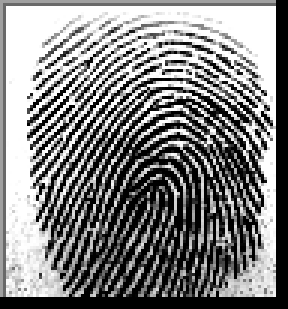
#> input picture Real/100__M_Left_index_finger.BMP, 96 x 103 px (shown 3 times larger)
$ python -i evaluation.py   (imports and definitions only)
#> lines starting #> are read from the running program, lines starting #| are printed output that depends on the picture; after the words box and inside, x2 and y2 are one past the last pixel; in counts of white or black regions, pixels touching at a corner belong together
#> further down, picture is the input picture: shape (103, 96); min 0, max 255, mean 130
"""
evaluation.py
-------------
Benchmarking utilities that work directly on user-uploaded fingerprint
images — no hardcoded/synthetic test pattern, and no synthetic degradation
step, involved.

Methodology
-----------
Real fingerprint images (from a phone photo, a scanner, a public dataset,
etc.) never come with pixel-level ridge/valley ground truth, so a Confusion
Matrix or Accuracy/Precision/Recall/F1 can't be computed against them
directly. To still get rigorous, quantitative metrics FROM the user's own
image, this module derives its reference standard straight from the upload:

- A pseudo ground-truth ridge/valley mask is derived directly from the
  uploaded image using a binarisation pipeline that is NOT one of the four
  candidate algorithms (CLAHE + adaptive thresholding), so no algorithm is
  unfairly favoured.
- Every candidate algorithm enhances the SAME uploaded image as-is — this
  tests each algorithm standalone, on real data, with no synthetic
  re-degradation step in between.
- Each algorithm's output is scored against that pseudo ground truth
  (Confusion Matrix / Accuracy / Precision / Recall / F1), plus a
  no-reference Ridge Clarity Score (there is no separate clean reference to
  compute PSNR/SSIM against, since nothing here is synthetically degraded).
"""

import numpy as np
import cv2

from algorithms import normalize_image, block_orientation


def derive_pseudo_ground_truth_mask(img):
    """
    Neutral ridge/valley binarisation used as a stand-in reference standard.
    Deliberately independent of all four candidate algorithms (uses CLAHE +
    adaptive thresholding, not orientation/Gabor/STFT/structure-tensor) so
    that deriving the "ground truth" doesn't secretly favour any of them.
    """
    img_u8 = img.astype(np.uint8)
    clahe = cv2.createCLAHE(clipLimit=2.0, tileGridSize=(8, 8))
    contrast = clahe.apply(img_u8)
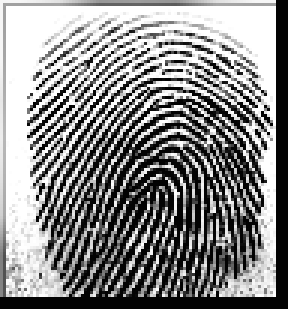
#> contrast: shape (103, 96) (shown 3 times larger); min 3, max 255, mean 138.1
    blurred = cv2.GaussianBlur(contrast, (5, 5), 0)
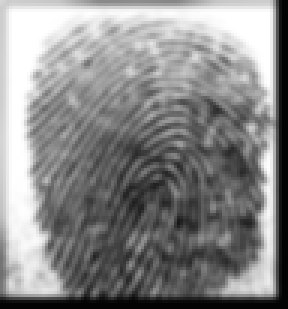
#> blurred: shape (103, 96) (shown 3 times larger); min 3, max 255, mean 137.8
    mask = cv2.adaptiveThreshold(
        blurred, 255, cv2.ADAPTIVE_THRESH_GAUSSIAN_C, cv2.THRESH_BINARY,
        blockSize=25, C=6,
    )
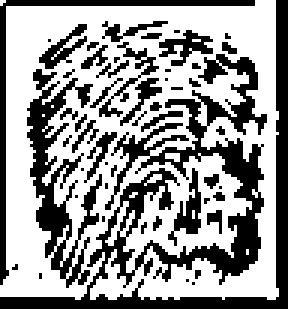
#> mask: shape (103, 96) (shown 3 times larger); 59.4% white; 52 black regions (37 under 20 px), largest, box (x1, y1, x2, y2) and area: (0, 0, 96, 103) 2156, (9, 23, 34, 96) 642, (0, 0, 85, 95) 353
    return (mask > 0).astype(np.uint8)


def ridge_clarity_score(img):
    """
    No-reference clarity score: the mean local ridge-orientation coherence,
    in [0,1]. Higher = more consistent, well-defined ridge flow. This is the
    sole image-quality signal reported, since every algorithm is benchmarked
    standalone on the uploaded image with no synthetic clean reference to
    compute PSNR/SSIM against.
    """
    norm = normalize_image(img)
    _, coherence = block_orientation(norm, block_size=16)
    return float(np.clip(np.mean(coherence), 0, 1))


def load_and_resize(gray_array, max_dim=300):
    """Resize a grayscale numpy array so its longer side is <= max_dim,
    keeping aspect ratio, for consistent processing speed."""
    h, w = gray_array.shape
    scale = max_dim / max(h, w)
    if scale < 1.0:
        gray_array = cv2.resize(
            gray_array, (max(int(w * scale), 1), max(int(h * scale), 1)),
            interpolation=cv2.INTER_AREA,
        )
    return gray_array

>>> import cv2
>>> picture = cv2.imread('Real/100__M_Left_index_finger.BMP', cv2.IMREAD_GRAYSCALE)
>>> result = derive_pseudo_ground_truth_mask(picture)

$ run again, on Real/11__M_Left_index_finger.BMP
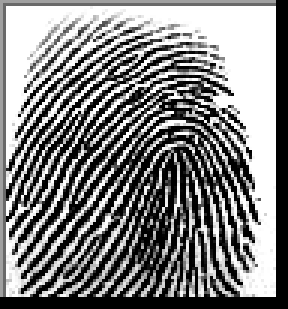
#> input picture Real/11__M_Left_index_finger.BMP, 96 x 103 px (shown 3 times larger)
#> picture is the input picture: shape (103, 96); min 0, max 255, mean 130.3
#> in derive_pseudo_ground_truth_mask, `blurred = cv2.GaussianBlur(contrast, (5, 5), 0)`:
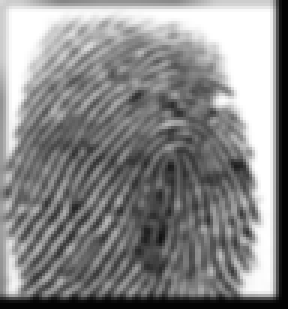
#> blurred: shape (103, 96) (shown 3 times larger); min 3, max 255, mean 136.6
#> in derive_pseudo_ground_truth_mask, `mask = cv2.adaptiveThreshold( blurred, 255, cv2.ADAPTIVE_THRESH_GAUSSI..`:
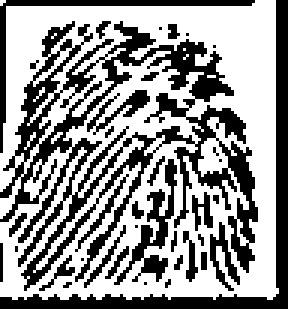
#> mask: shape (103, 96) (shown 3 times larger); 58.4% white; 37 black regions (25 under 20 px), largest, box (x1, y1, x2, y2) and area: (0, 7, 86, 97) 2268, (0, 0, 96, 103) 772, (0, 0, 85, 51) 254

$ run again, on Real/125__M_Left_index_finger.BMP
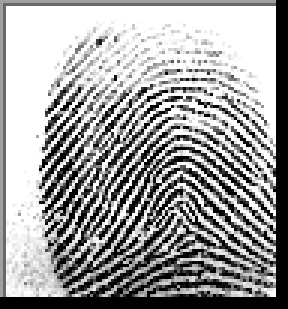
#> input picture Real/125__M_Left_index_finger.BMP, 96 x 103 px (shown 3 times larger)
#> picture is the input picture: shape (103, 96); min 0, max 255, mean 159.2
#> in derive_pseudo_ground_truth_mask, `blurred = cv2.GaussianBlur(contrast, (5, 5), 0)`:
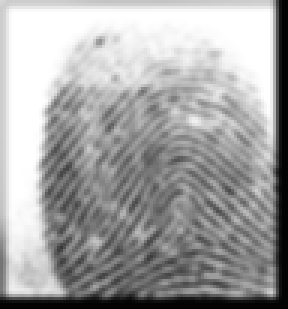
#> blurred: shape (103, 96) (shown 3 times larger); min 3, max 255, mean 165
#> in derive_pseudo_ground_truth_mask, `mask = cv2.adaptiveThreshold( blurred, 255, cv2.ADAPTIVE_THRESH_GAUSSI..`:
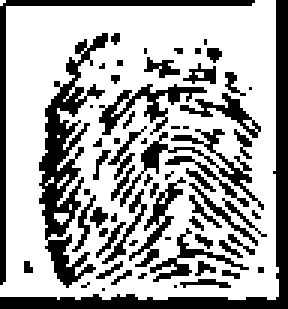
#> mask: shape (103, 96) (shown 3 times larger); 65.9% white; 65 black regions (40 under 20 px), largest, box (x1, y1, x2, y2) and area: (0, 0, 96, 103) 756, (13, 11, 36, 96) 655, (0, 0, 85, 95) 351

$ run again, on Real/128__M_Left_index_finger.BMP
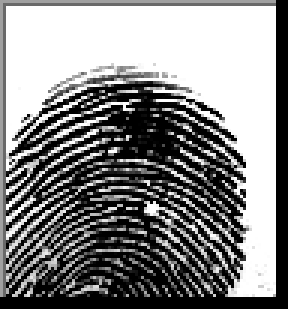
#> input picture Real/128__M_Left_index_finger.BMP, 96 x 103 px (shown 3 times larger)
#> picture is the input picture: shape (103, 96); min 0, max 255, mean 133.7
#> in derive_pseudo_ground_truth_mask, `blurred = cv2.GaussianBlur(contrast, (5, 5), 0)`:
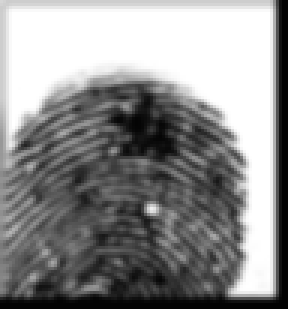
#> blurred: shape (103, 96) (shown 3 times larger); min 3, max 255, mean 141.8
#> in derive_pseudo_ground_truth_mask, `mask = cv2.adaptiveThreshold( blurred, 255, cv2.ADAPTIVE_THRESH_GAUSSI..`:
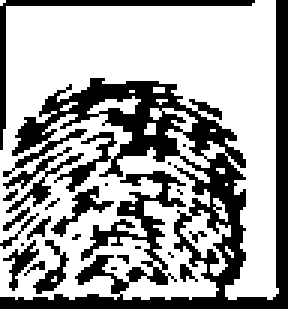
#> mask: shape (103, 96) (shown 3 times larger); 64.2% white; 24 black regions (15 under 20 px), largest, box (x1, y1, x2, y2) and area: (0, 0, 96, 103) 2778, (0, 0, 85, 50) 255, (1, 49, 28, 71) 131
